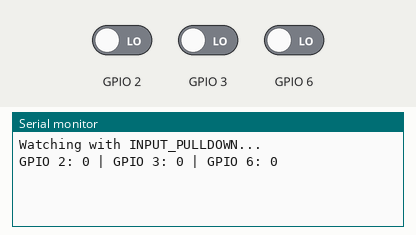
This sketch was run on a simulated ESP32-S3. On the bench: the last lines printed to the serial monitor. Inputs (shaded band) come from the test bench; at power-on: GPIO 2 LOW, GPIO 3 LOW, GPIO 6 LOW.

Above: at 2.2 s.
2.3 s: GPIO 2 driven HIGH
At 3.5 s:
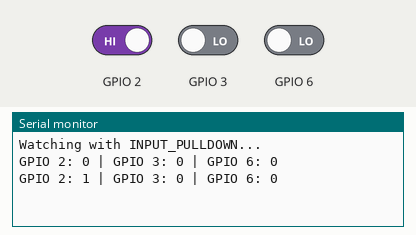
3.8 s: GPIO 3 driven HIGH
At 4.7 s:
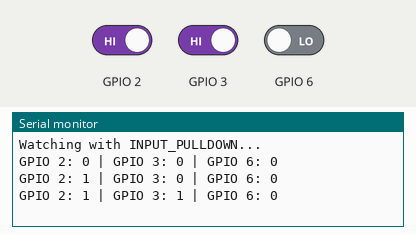
5.3 s: GPIO 6 driven HIGH
At 6.0 s:
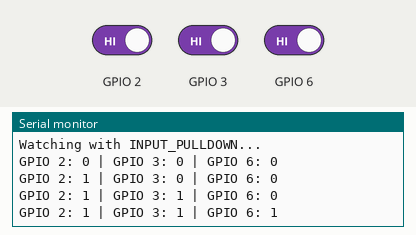
6.8 s: GPIO 2 driven LOW
At 7.2 s:
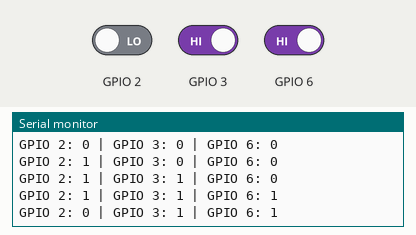
8.3 s: GPIO 3 driven LOW
At 9.7 s:
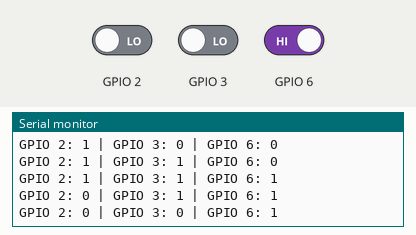

The sketch:

pin_watch.ino
```cpp
#include <Arduino.h>

void setup() {
  Serial.begin(115200);
  delay(1000);
  pinMode(2, INPUT_PULLDOWN);
  pinMode(3, INPUT_PULLDOWN);
  pinMode(6, INPUT_PULLDOWN);
  Serial.println("Watching with INPUT_PULLDOWN...");
}

void loop() {
  int v2 = digitalRead(2);
  int v3 = digitalRead(3);
  int v6 = digitalRead(6);
  static int last2 = -1, last3 = -1, last6 = -1;
  if (v2 != last2 || v3 != last3 || v6 != last6) {
    Serial.printf("GPIO 2: %d | GPIO 3: %d | GPIO 6: %d\n", v2, v3, v6);
    last2 = v2;
    last3 = v3;
    last6 = v6;
  }
  delay(20);
}
```

Measured:
- after the input at 2.3 s, the serial monitor: prints a new line at once (image 1)
- after the input at 3.8 s, the serial monitor: prints a new line at once (image 2)
- after the input at 5.3 s, the serial monitor: prints a new line at once (image 3)
- after the input at 6.8 s, the serial monitor: prints a new line at once (image 4)
- after the input at 8.3 s, the serial monitor: prints a new line at once (image 5)
